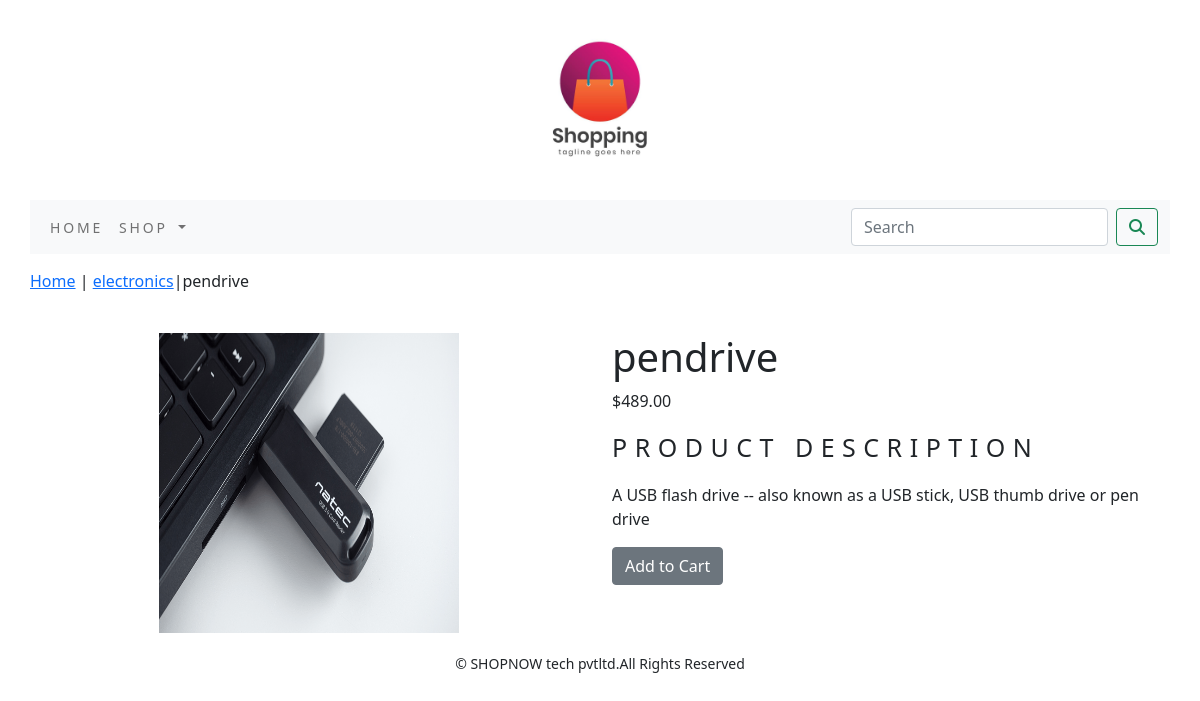
Screenshot of /shop/electronics/pendrive/ with the database file from the repository.
### shop/models.py (models this page shows, shortened)
class Product(models.Model):
    name = models.CharField(max_length=250, unique=True)
    slug = models.SlugField(max_length=250, unique=True)
    description = models.TextField(blank=True)
    price = models.DecimalField(max_digits=10, decimal_places=2)
    category = models.ForeignKey(Category, on_delete=models.CASCADE)
    image = models.ImageField(upload_to='product', blank=True)
    stock = models.IntegerField()
    available = models.BooleanField(default=True)
    created = models.DateTimeField(auto_now_add=True)
    updated = models.DateTimeField(auto_now=True)
    class Meta:
        ordering: ('name',)
        verbose_name = 'product'
        verbose_name_plural = 'products'

class Category(models.Model):
    name = models.CharField(max_length=250, unique=True)
    slug = models.SlugField(max_length=250, unique=True)
    desc = models.TextField(blank=True)
    image = models.ImageField(upload_to='category', blank=True)
    class Meta:
        ordering: ('name',)
        verbose_name = 'category'
        verbose_name_plural = 'categories'
    def get_url(self):
        return reverse('shop:product_by_category', args=[self.slug])
    def __str__(self):
        return '{}'.format(self.name)

### shop/views.py (the view)
# urls.py: path('<slug:c_slug>/<slug:product_slug>/', views.proDetail, name='prodCatdetail'),
def proDetail(request, c_slug, product_slug):
    try:
        product = Product.objects.get(category__slug=c_slug, slug=product_slug)
    except Exception as e:
        raise e
    return render(request, 'product.html', {'product': product})

### cart/context_processors.py (called while the page is built)
def counter(request):
    item_count=0
    if 'admin' in request.path:
        return  {}
    else:
        try:
            cart=Cart.objects.filter(cart_id=_cart_id(request))
            cart_items=CartItem.objects.all().filter(cart=cart[:1])
            for cart_item in cart_items:
                item_count +=cart_item.quantity
        except Cart.DoesNotExist:
            item_count =0
    return dict(item_count=item_count)

### cart/views.py (called while the page is built)
def _cart_id(request):
    cart = request.session.session_key
    if not cart:
        cart = request.session.create()
    return cart

### shop/context_processors.py (called while the page is built)
def menu_links(request):
    links=Category.objects.all()
    return dict(links=links)

### template/product.html (shortened to what this page needs)
{% extends 'base.html' %}
{% load static %}
{% block content %}
<div class="row my_product_row_class">
    <div class="mx-auto">
        <p><a href="{% url 'shop:allProdCat' %}">Home</a> | <a href="{{product.category.get_url}}">{{product.category}}</a>|{{product.name}}</p>
    </div>
<div class="container">
<br>
<div class="row">
    <div class="col-12 col-sm-12 col-md-12 col-lg-6 text-center">
        <div style="min-width:18rem">
            <img src="{{product.image.url}}" height="300px" width="300px" alt="{{product.name}}">
        </div>
    </div>
        <div class="col-12 col-sm-12 col-md-12 col-lg-6">
            <div>
            <h1 class="my_product_title">{{product.name}}</h1>
            <p >${{product.price}}</p>
            <p class="my_title">Product Description</p>
            <p class="text-justify my_product_text">{{product.description}}</p>
            {% if product.stock <= 0 %}
            <p class="text-justify my_prod_text"><b>Out of Stock</b></p>
            {% else %}
            <a class="btn btn-secondary" href="{% url 'cart:add_cart' product.id %}">Add to Cart</a>
            {% endif %}
        </div>
    </div>
</div>
</div>
    </div>
{% endblock %}

### static/css/custom.css (style rules this page uses)
.my_title { font-size:25px; text-transform:uppercase; letter-spacing:.3em; }
.my_product_row_class { padding-top:15px; padding-bottom:20px; }
.my_product_text { padding-right }

### rows the page displays
Product: category "electronics", name "pendrive", image (picture), price "489.00", description "A USB flash drive -- also known as a USB stick, USB thumb drive or pen drive"
